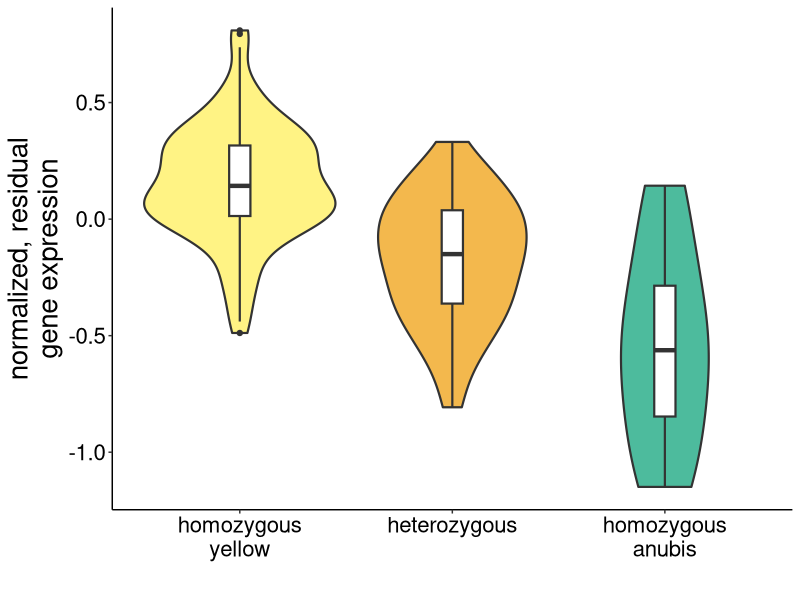
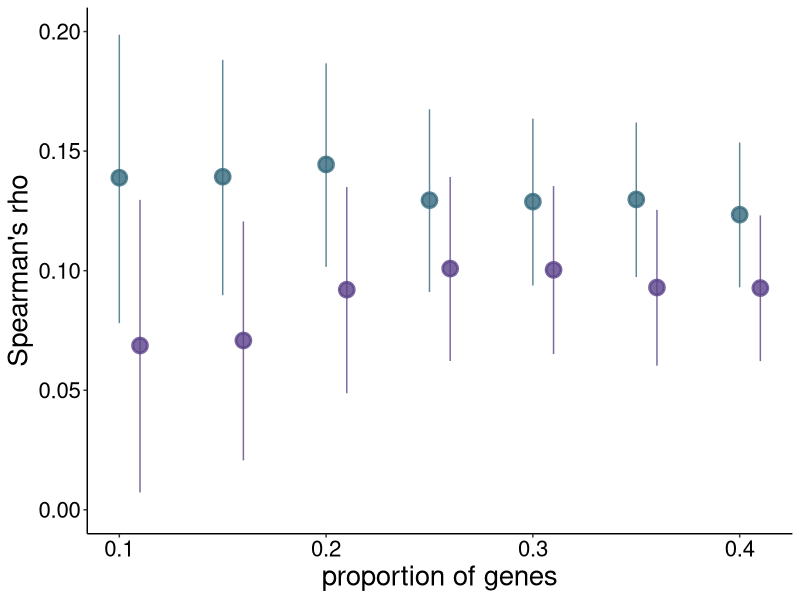
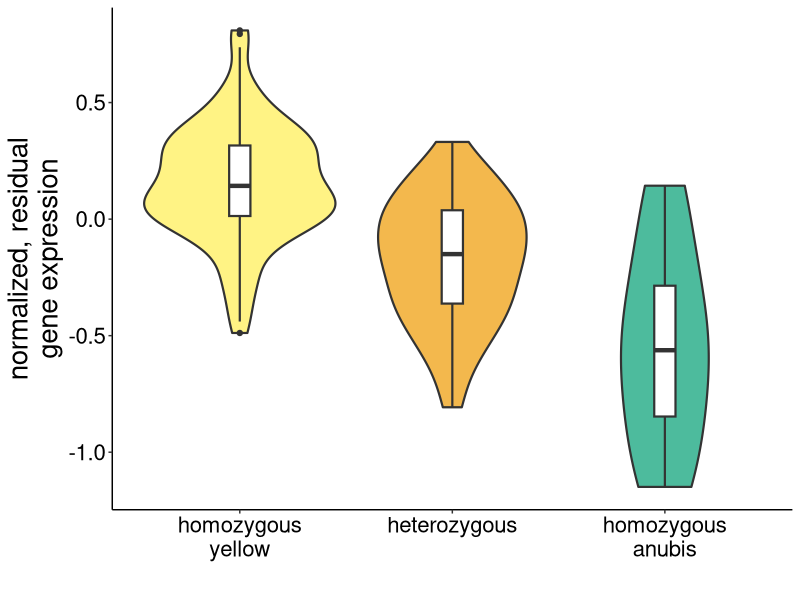
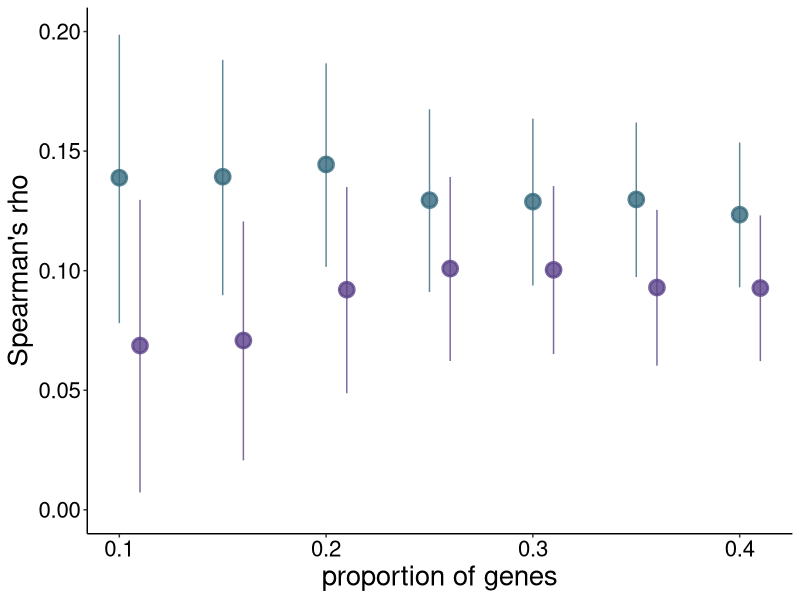

Here is the R script that generated these plots, in order:
# Script for recreating figure 4A and 4B
# Note that the cartoon gene expression drawings beneath 4A and cartoon distribution in 4B were created in Keynote 8.1

# Load R libraries
library(ggplot2)

#############################################################################################################################
# Figure 4A
#############################################################################################################################

# Load Figure 4A results
gene <- read.table("fig4_example_gene.txt", header=T) # example gene MRPL2
# TAURAS FILE HERE # for q-q plot of p-values

# main panel
ggplot(gene) + 
  geom_violin(aes(x=as.factor(nearest_state), y=expression, fill=as.factor(nearest_state)), alpha=0.7, size=0.75) + 
  geom_boxplot(aes(x=as.factor(nearest_state), y=expression), width=0.1, size=0.75) + 
  scale_fill_manual(values=c("#FFED4F", "orange2", "#009E73")) + 
  scale_x_discrete(name="", labels=c("0" = "homozygous\nyellow", "1" = "heterozygous", "2" = "homozygous\nanubis")) + scale_y_continuous(name="normalized, residual\ngene expression") +
  theme_classic() + theme(legend.position = "none", axis.text = element_text(colour = "black"), text=element_text(size=20))

ggsave("fig4A_main.png")

# inset
# TAURAS CODE HERE

#############################################################################################################################
# Figure 4B
#############################################################################################################################

# Load Figure 4B results
results <- read.table("bootstrap_rho_results.txt", header=T)

ggplot(data=results) +
  geom_pointrange(aes(x=quantile, y=rho_DE, ymin=low_DE, ymax=hi_DE), fill="#366B7D", color="#366B7D",alpha=0.8, size=1, shape=21, stroke=1.5) +
  geom_pointrange(aes(x=quantile+0.01, y=rho_nDE, ymin=low_nDE, ymax=hi_nDE), fill="#5C438A", color="#5C438A",alpha=0.8, size=1, shape=21, stroke=1.5) +
  xlab("proportion of genes") + ylab("Spearman's rho") +
  coord_cartesian(ylim=c(0,0.2)) +
  theme_classic() +  theme(text=element_text(size=20), axis.text = element_text(color="black")) + xlab(label = "proportion of genes") # asterisks denoting significance were added later in keynote

ggsave("fig4B.png")
